Frame 1 (no input): blank canvas, image omitted
Frame 60 (no input): blank canvas, image omitted
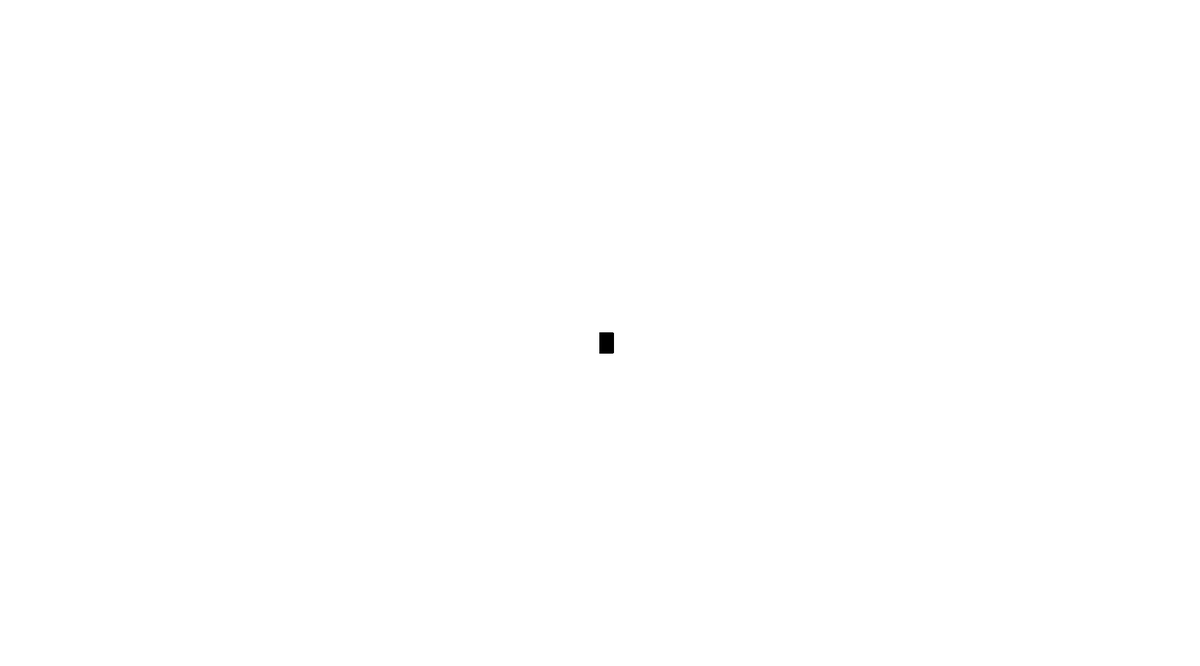
Frame 120 (the mouse pressed at the canvas centre since frame 60)

The p5.js sketch whose frames 1 and 60 were blank and that drew this single picture after the mouse press (run headless with seeded random() and noise() and a simulated clock; from frame 60 on, the mouse is pressed at the canvas centre):

// p5.js sketch
// ── sketch.js
function setup() {
  createCanvas(1800, 1000);
  background("220");
}

function draw() {
  
  
  stroke("black");
  fill("black");
  
  //console.log(mouseIsPressed);
  if(mouseIsPressed){
      rect(mouseX,mouseY,20,30);
}
}
